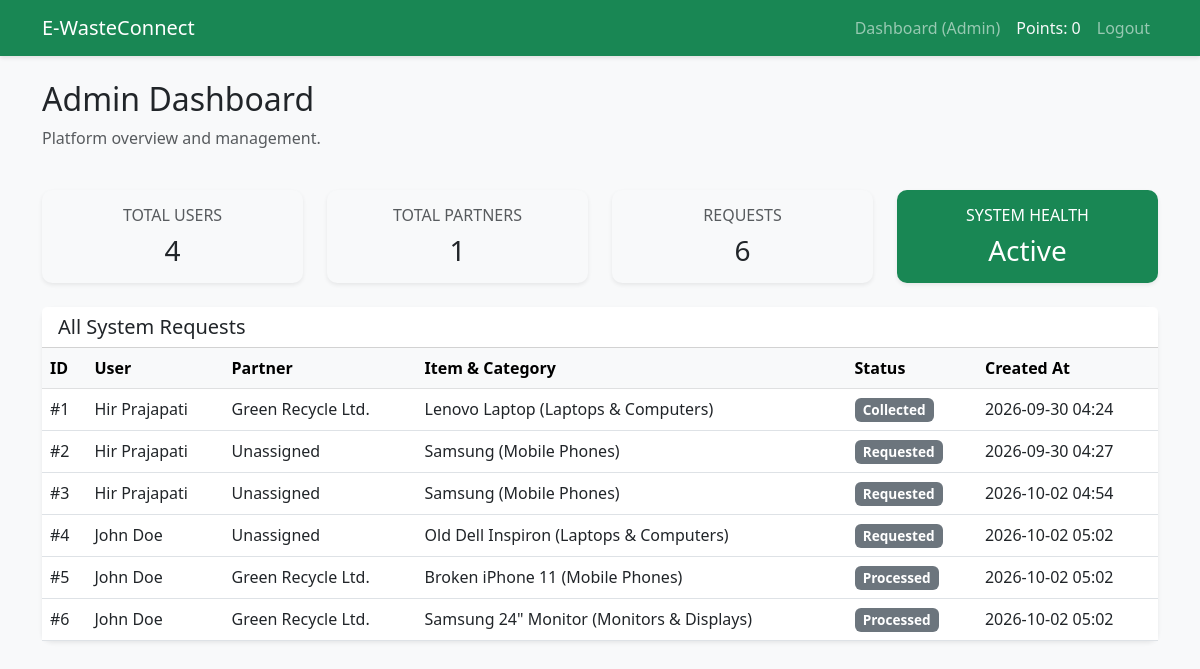
The page /dashboard (signed in) on the database its author committed.
### app.py (models this page shows)
class User(UserMixin, db.Model):
    id = db.Column(db.Integer, primary_key=True)
    name = db.Column(db.String(100), nullable=False)
    email = db.Column(db.String(120), unique=True, nullable=False)
    password_hash = db.Column(db.String(200), nullable=False)
    role = db.Column(db.String(20), nullable=False, default='user') # 'user', 'partner', 'admin'
    phone = db.Column(db.String(20))
    address = db.Column(db.String(255))
    eco_points = db.Column(db.Integer, default=0)
    requests = db.relationship('EWasteRequest', backref='user', lazy=True, foreign_keys='EWasteRequest.user_id')
    partner_requests = db.relationship('EWasteRequest', backref='partner', lazy=True, foreign_keys='EWasteRequest.partner_id')

class EWasteRequest(db.Model):
    id = db.Column(db.Integer, primary_key=True)
    user_id = db.Column(db.Integer, db.ForeignKey('user.id'), nullable=False)
    partner_id = db.Column(db.Integer, db.ForeignKey('user.id'), nullable=True) # Assigned partner
    category = db.Column(db.String(50), nullable=False)
    item_name = db.Column(db.String(100), nullable=False)
    quantity = db.Column(db.Integer, default=1)
    condition = db.Column(db.String(50))
    estimated_weight = db.Column(db.Float, nullable=False)
    photo_path = db.Column(db.String(255))
    pickup_mode = db.Column(db.String(20), nullable=False) # 'pickup' or 'dropoff'
    scheduled_date = db.Column(db.String(20))
    time_slot = db.Column(db.String(50))
    collection_address = db.Column(db.String(255))
    status = db.Column(db.String(50), default='Requested') # Requested, Accepted, Scheduled, Collected, Processed
    created_at = db.Column(db.DateTime, default=datetime.utcnow)

### app.py (the view, shortened to what this page needs)
@app.route('/dashboard')
@login_required
def dashboard():
    if current_user.role == 'admin':
        users_count = User.query.count()
        partners_count = User.query.filter_by(role='partner').count()
        reqs = EWasteRequest.query.all()
        return render_template('admin_dashboard.html', users_count=users_count, partners_count=partners_count, reqs=reqs)
    elif current_user.role == 'partner':
        pending_requests = EWasteRequest.query.filter_by(status='Requested').all()
        assigned_requests = EWasteRequest.query.filter_by(partner_id=current_user.id).all()
        return render_template('partner_dashboard.html', pending=pending_requests, assigned=assigned_requests)

### app.py (called while the page is built)
@login_manager.user_loader
def load_user(user_id):
    return User.query.get(int(user_id))

@app.context_processor
def inject_metrics():
    if current_user.is_authenticated:
        total_weight = db.session.query(db.func.sum(EWasteRequest.estimated_weight)).filter(EWasteRequest.status.in_(['Collected', 'Processed'])).scalar() or 0
        total_items = db.session.query(db.func.sum(EWasteRequest.quantity)).filter(EWasteRequest.status.in_(['Collected', 'Processed'])).scalar() or 0
        return dict(global_weight=total_weight, global_items=total_items)
    return dict()

### templates/admin_dashboard.html
{% extends 'base.html' %}
{% block content %}
<div class="row mb-4">
    <div class="col-12">
        <h2>Admin Dashboard</h2>
        <p class="text-muted">Platform overview and management.</p>
    </div>
</div>
<div class="row mb-4">
    <div class="col-md-3">
        <div class="card bg-light border-0 shadow-sm">
            <div class="card-body text-center">
                <h6 class="text-muted text-uppercase">Total Users</h6>
                <h3 class="mb-0">{{ users_count }}</h3>
            </div>
        </div>
    </div>
    <div class="col-md-3">
        <div class="card bg-light border-0 shadow-sm">
            <div class="card-body text-center">
                <h6 class="text-muted text-uppercase">Total Partners</h6>
                <h3 class="mb-0">{{ partners_count }}</h3>
            </div>
        </div>
    </div>
    <div class="col-md-3">
        <div class="card bg-light border-0 shadow-sm">
            <div class="card-body text-center">
                <h6 class="text-muted text-uppercase">Requests</h6>
                <h3 class="mb-0">{{ reqs|length }}</h3>
            </div>
        </div>
    </div>
    <div class="col-md-3">
        <div class="card bg-success text-white border-0 shadow-sm">
            <div class="card-body text-center">
                <h6 class="text-white text-uppercase">System Health</h6>
                <h3 class="mb-0">Active</h3>
            </div>
        </div>
    </div>
</div>
<div class="card shadow-sm border-0">
    <div class="card-header bg-white">
        <h5 class="mb-0">All System Requests</h5>
    </div>
    <div class="card-body p-0">
        <div class="table-responsive">
            <table class="table table-hover mb-0">
                <thead class="table-light">
                    <tr>
                        <th>ID</th>
                        <th>User</th>
                        <th>Partner</th>
                        <th>Item & Category</th>
                        <th>Status</th>
                        <th>Created At</th>
                    </tr>
                </thead>
                <tbody>
                    {% for req in reqs %}
                    <tr>
                        <td>#{{ req.id }}</td>
                        <td>{{ req.user.name }}</td>
                        <td>{{ req.partner.name if req.partner else 'Unassigned' }}</td>
                        <td>{{ req.item_name }} ({{ req.category }})</td>
                        <td>
                            <span class="badge bg-secondary">{{ req.status }}</span>
                        </td>
                        <td>{{ req.created_at.strftime('%Y-%m-%d %H:%M') }}</td>
                    </tr>
                    {% else %}
                    <tr><td colspan="6" class="text-center py-4">No requests found.</td></tr>
                    {% endfor %}
                </tbody>
            </table>
        </div>
    </div>
</div>
{% endblock %}

### templates/base.html (shortened to what this page needs)
<!DOCTYPE html>
<html lang="en">
<head>
    <link href="https://cdn.jsdelivr.net/npm/bootstrap@5.3.0/dist/css/bootstrap.min.css" rel="stylesheet">
    <link rel="stylesheet" href="{{ url_for('static', filename='style.css') }}">
</head>
<body>
    <nav class="navbar navbar-expand-lg navbar-dark bg-success">
        <div class="container">
            <a class="navbar-brand" href="{{ url_for('index') }}">E-WasteConnect</a>
            <div class="collapse navbar-collapse" id="navbarNav">
                <ul class="navbar-nav ms-auto">
                    {% if current_user.is_authenticated %}
                        <li class="nav-item">
                            <a class="nav-link" href="{{ url_for('dashboard') }}">Dashboard ({{ current_user.role|title }})</a>
                        </li>
                        <li class="nav-item">
                            <span class="nav-link text-light">Points: {{ current_user.eco_points }}</span>
                        </li>
                        <li class="nav-item">
                            <a class="nav-link" href="{{ url_for('logout') }}">Logout</a>
                        </li>
                    {% endif %}
                </ul>
            </div>
        </div>
    </nav>
    <div class="container mt-4">
        {% block content %}{% endblock %}
    </div>
</body>
</html>

### static/style.css (style rules this page uses)
body { background-color: #f8f9fa; font-family: 'Segoe UI', Tahoma, Geneva, Verdana, sans-serif; }
.card { border-radius: 10px; }
.navbar { box-shadow: 0 2px 4px rgba(0,0,0,.1); }
.table th { font-weight: 600; }
.badge { font-size: 0.85em; padding: 0.4em 0.6em; }

### rows shown on the page
User: role "Admin", eco_points "0"
EWasteRequest: id "1", user.name "Hir Prajapati", partner "Green Recycle Ltd.", item_name "Lenovo Laptop", category "Laptops & Computers", status "Collected", created_at "2026-09-30 04:24"
EWasteRequest: id "2", user.name "Hir Prajapati", partner "Unassigned", item_name "Samsung", category "Mobile Phones", status "Requested", created_at "2026-09-30 04:27"
EWasteRequest: id "3", user.name "Hir Prajapati", partner "Unassigned", item_name "Samsung", category "Mobile Phones", status "Requested", created_at "2026-10-02 04:54"
EWasteRequest: id "4", user.name "John Doe", partner "Unassigned", item_name "Old Dell Inspiron", category "Laptops & Computers", status "Requested", created_at "2026-10-02 05:02"
EWasteRequest: id "5", user.name "John Doe", partner "Green Recycle Ltd.", item_name "Broken iPhone 11", category "Mobile Phones", status "Processed", created_at "2026-10-02 05:02"
EWasteRequest: id "6", user.name "John Doe", partner "Green Recycle Ltd.", item_name "Samsung 24\" Monitor", category "Monitors & Displays", status "Processed", created_at "2026-10-02 05:02"

### other values the page prints
{{ users_count }} "4"
{{ partners_count }} "1"
{{ reqs|length }} "6"
